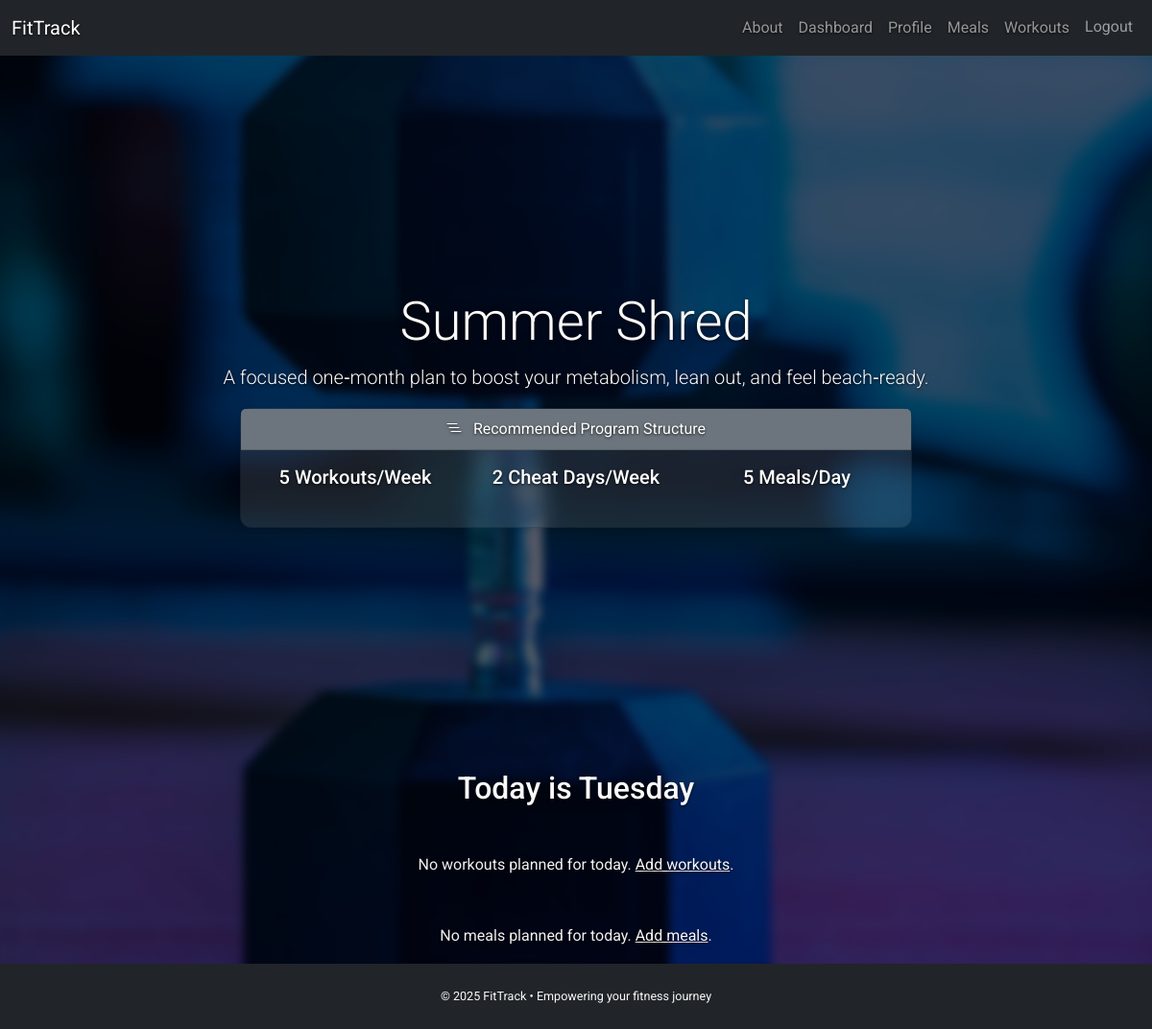
/dashboard/ (signed in), run on the app's committed database.
### common/models.py (models this page shows, shortened)
class GoalPlan(models.Model):
    length = models.CharField(max_length=20, choices=DayPlanChoices, unique=True)
    name = models.CharField(max_length=50)
    description = models.TextField(blank=True)
    background_image = models.ImageField(upload_to="goals/")

### common/views.py (the view)
# urls.py: path('dashboard/', DashboardView.as_view(), name='dashboard'),
class DashboardView(LoginRequiredMixin, TemplateView):
    template_name = 'common/dashboard.html'
    def get_context_data(self, **kwargs):
        ctx = super().get_context_data(**kwargs)
        weekday = datetime.now().strftime('%A')
        today_plans = (
            WorkoutPlan.objects
            .filter(user=self.request.user, day=weekday)
            .prefetch_related('exercises__exercise')
        )
        workouts_by_type = OrderedDict()
        for key, label in (
                DifficultyChoices.choices):
            qs = today_plans.filter(workout_type=key)
            if qs.exists():
                workouts_by_type[label] = qs
        today_meals = (
            MealPlan.objects
            .filter(user=self.request.user, day=weekday)
            .select_related('recipe')
        )
        meals_by_choice = OrderedDict()
        for key, label in MealChoiceChoices.choices:
            qs = today_meals.filter(meal_choice=key)
            if qs.exists():
                meals_by_choice[label] = qs
        profile, _ = UserProfile.objects.get_or_create(user=self.request.user)
        ctx.update({
            'today': weekday,
            'workouts_by_type': workouts_by_type,
            'meals_by_choice': meals_by_choice,
            'current_goal': profile.goal,
            'goal_info': self._build_goal_info(profile.goal),
        })
        return ctx
    def _build_goal_info(self, goal):
        if not goal:
            return None
        length = int(goal.length)
        return {
            30: {'weekly_workouts':5,'cheat_days':2,'meals_per_day':5},
            60: {'weekly_workouts':6,'cheat_days':1,'meals_per_day':6},
        }.get(length, {'weekly_workouts':7,'cheat_days':0,'meals_per_day':7})

### templates/common/dashboard.html (shortened to what this page needs)
{% extends 'common/base.html' %}
{% block body_style %}
  {% if current_goal and current_goal.background_image %}
    background: url('{{ current_goal.background_image.url }}') no-repeat center center fixed;
    background-size: cover;
  {% endif %}
{% endblock %}
{% block content %}
  <div class="hero mb-4">
    <div class="text-center text-white" style="text-shadow:0 1px 3px rgba(0,0,0,0.8);">
      {% if current_goal %}
        <h1 class="display-4 mb-2">{{ current_goal.name }}</h1>
        <p class="lead">{{ current_goal.description }}</p>
        {% if goal_info %}
          <div class="card mb-4 shadow-sm mx-auto" style="max-width:700px;">
            <div class="card-header bg-secondary text-white">
              <i class="bi bi-list-nested me-2"></i> Recommended Program Structure
            </div>
            <div class="card-body">
              <div class="row text-center">
                <div class="col-sm-4 mb-3">
                  <h5>{{ goal_info.weekly_workouts }} Workouts/Week</h5>
                </div>
                <div class="col-sm-4 mb-3">
                  <h5>{{ goal_info.cheat_days }} Cheat Days/Week</h5>
                </div>
                <div class="col-sm-4 mb-3">
                  <h5>{{ goal_info.meals_per_day }} Meals/Day</h5>
                </div>
              </div>
            </div>
          </div>
        {% endif %}
      {% else %}
        <h1 class="display-4 mb-2">Welcome to Your Dashboard</h1>
        <p class="lead">Select a 30, 60 or 90-Day goal in your Profile to get started.</p>
      {% endif %}
    </div>
  </div>
  <div class="row justify-content-center">
    <div class="col-md-10 col-lg-8">
      <div class="text-center mb-5">
        <h2>Today is {{ today }}</h2>
      </div>
  {% if workouts_by_type %}
    <div class="card shadow-sm mb-4">
      <div class="card-header bg-primary text-white">
        <i class="bi bi-heart-pulse me-2"></i> Your Workouts for Today
      </div>
      <div class="card-body p-0">
        <ul class="list-group list-group-flush">
          {% for level_name, plans in workouts_by_type.items %}
            <li class="list-group-item bg-secondary text-white">
              <strong>*** {{ level_name }} ***</strong>
            </li>
            {% for plan in plans %}
              {% for item in plan.exercises.all %}
                <li class="list-group-item d-flex justify-content-between align-items-center">
                  <div>
                    <a href="{{ item.exercise.get_absolute_url }}"
                       class="fw-bold text-decoration-none">
                      --> {{ item.exercise.title }} -->
                    </a>
                    {{ item.sets }} sets × {{ item.reps }} reps
                  </div>
                  <div>
                    <a href="{% url 'update_workout_plan' plan.pk %}" class="text-primary me-2">
                      <i class="bi bi-pencil-square"></i>
                    </a>
                    <a href="{% url 'delete_workout_plan' plan.pk %}" class="text-danger">
                      <i class="bi bi-trash"></i>
                    </a>
                  </div>
                </li>
              {% endfor %}
            {% endfor %}
          {% endfor %}
        </ul>
      </div>
    </div>
    <div class="text-end mb-5">
      <a href="{% url 'create_workout_plan' %}" class="btn btn-outline-primary">
        <i class="bi bi-plus-circle me-1"></i> Add Another Workout
      </a>
    </div>
  {% else %}
    <p class="text-muted text-center mb-5">
      No workouts planned for today.
      <a href="{% url 'create_workout_plan' %}">Add workouts</a>.
    </p>
  {% endif %}
  {% if meals_by_choice %}
    <div class="card shadow-sm mb-4">
      <div class="card-header bg-success text-white">
        <i class="bi bi-egg-fried me-2"></i> Your Meals for Today
      </div>
      <div class="card-body p-0">
        <ul class="list-group list-group-flush">
          {% for choice_label, plans in meals_by_choice.items %}
            <li class="list-group-item bg-secondary text-white">
              <strong>*** {{ choice_label }} ***</strong>
            </li>
            {% for meal in plans %}
              <li class="list-group-item d-flex justify-content-between align-items-center">
                <div>
                  <strong>{{ meal.meal_time }}</strong>
                  &mdash;
                  <a href="{% url 'recipe_detail' meal.recipe.slug %}"
                     class="fw-bold text-decoration-none">
                    {{ meal.recipe.title }}
                  </a>
                  <span class="text-muted">&mdash; {{ meal.recipe.calories }} cal</span>
                </div>
                <div>
                  <a href="{% url 'update_meal_plan' meal.pk %}" class="text-primary me-2">
                    <i class="bi bi-pencil-square"></i>
                  </a>
                  <a href="{% url 'delete_meal_plan' meal.pk %}" class="text-danger">
                    <i class="bi bi-trash"></i>
                  </a>
                </div>
              </li>
            {% endfor %}
          {% endfor %}
        </ul>
      </div>
    </div>
    <div class="text-end">
      <a href="{% url 'create_meal_plan' %}" class="btn btn-outline-success">
        <i class="bi bi-plus-circle me-1"></i> Add Another Meal
      </a>
    </div>
  {% else %}
    <p class="text-muted text-center">
      No meals planned for today.
      <a href="{% url 'create_meal_plan' %}">Add meals</a>.
    </p>
  {% endif %}
    </div>
  </div>
{% endblock %}

### static/css/styles.css (style rules this page uses)
body { font-family: 'Roboto', sans-serif; background: url('../images/gym.jpg') no-repeat center center fixed; background-size: cover; color: #f1f1f1; position: relative; line-height: 1.6; }
body::before { content: ""; position: fixed; top: 0; left: 0; width: 100%; height: 100%; background-color: rgba(0, 0, 0, 0.6); backdrop-filter: blur(5px); z-index: -1; }
h1, h2, h3, h4, p, label, a, small { color: #f9f9f9; text-shadow: 0 1px 3px rgba(0, 0, 0, 0.8); }
.hero { display: flex; justify-content: center; align-items: center; min-height: 85vh; text-align: center; padding: 3rem 1rem; }
.card, .frosted-card { background: rgba(255, 255, 255, 0.1); backdrop-filter: blur(10px); -webkit-backdrop-filter: blur(10px); color: #fff; border-radius: 12px; box-shadow: 0 4px 16px rgba(0, 0, 0, 0.4); }
.text-muted, small, .list-group-item small { color: #f1f1f1 !important; text-shadow: 0 1px 2px rgba(0, 0, 0, 0.6); }

### data on the page
GoalPlan: name "Summer Shred", description "A focused one‑month plan to boost your metabolism, lean out, and feel beach‑ready."

### other printed values
{{ goal_info.weekly_workouts }} "5"
{{ goal_info.cheat_days }} "2"
{{ goal_info.meals_per_day }} "5"
